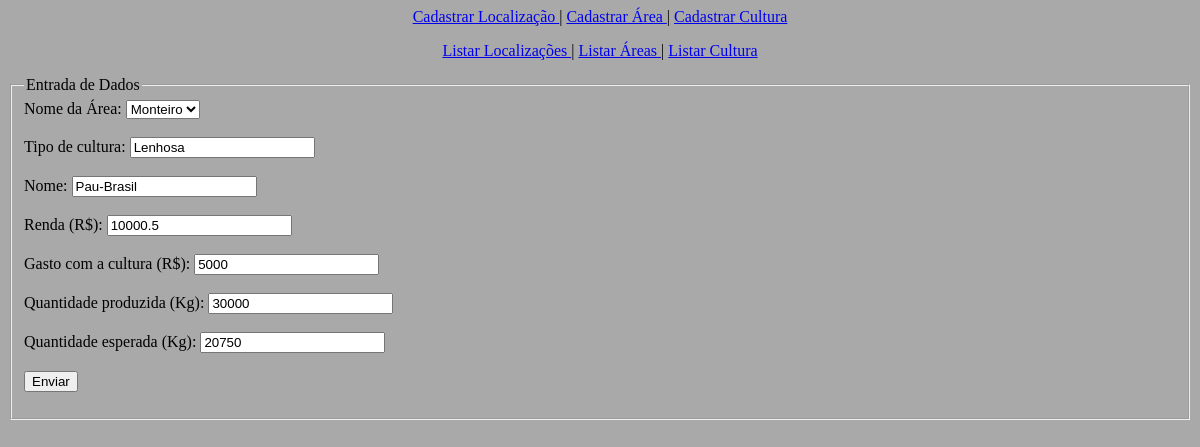
The page /form_alterar_cultura.php?id=3 on the database its author committed.
### tables this page shows
CREATE TABLE IF NOT EXISTS `cultura` (
  `ID_cultura` int(5) NOT NULL AUTO_INCREMENT,
  `cod_area` int(5) NOT NULL,
  `tipo` varchar(50) NOT NULL,
  `nome_cul` varchar(50) NOT NULL,
  `renda` float NOT NULL,
  `gasto` float NOT NULL,
  `q_produzida` float NOT NULL,
  `q_esperada` float NOT NULL,
  PRIMARY KEY (`ID_cultura`),
  KEY `cod_area` (`cod_area`)
);

CREATE TABLE IF NOT EXISTS `area` (
  `ID_area` int(5) NOT NULL AUTO_INCREMENT,
  `cod_localizacao` varchar(50) NOT NULL,
  `nome` varchar(50) NOT NULL,
  `uni_medida` varchar(10) NOT NULL,
  `tamanho` double NOT NULL,
  PRIMARY KEY (`ID_area`),
  KEY `cod_localizacao` (`cod_localizacao`),
  KEY `ID_area` (`ID_area`)
);

### form_alterar_cultura.php (the view, shortened to what this page needs)
<?php
	include "conexao.php";
	include "funcao.php";
?>
<html>
	<head>
		<link rel="stylesheet" href="estilos.css"/>
	</head>
	<body class="corpo">
		<?php
			$id = $_GET["id"];
			$select = "SELECT * FROM cultura WHERE ID_cultura = $id";
			$resultado = mysqli_query($link, $select) or die (mysqli_error($link));
			$linha = mysqli_fetch_array($resultado);
		?>
		<fieldset>
			<legend>Entrada de Dados</legend>
			<form action="altera_cultura.php" method="post">
				<label>Nome da Área: </label>
				<select name="area">
					<?php
						$select = "SELECT * FROM area";
						$resultado = mysqli_query($link, $select) or die(mysqli_error($link));
						while( $linha1 = mysqli_fetch_array($resultado) ){
							echo "<option value='" . $linha1["cod_localizacao"] . "' ";
								if($linha1['ID_area'] == $linha['cod_area']){
									echo " selected ";
								}
							echo "> " . $linha1["nome"] . " </option>";
						}
					?>
				</select>
				<br />
				<br />
				<label>Tipo de cultura: </label>
				<input type="text" name="tipo" value="<?=$linha['tipo']?>" />
				<br />
				<br />
				<label>Nome: </label>
				<input type="text" name="nome" value="<?=$linha['nome_cul']?>" />
				<br />
				<br />
				<label>Renda (R$): </label>
				<input type="number" step="0.01" name="renda" value="<?=$linha['renda']?>" />
				<br />
				<br />
				<label>Gasto com a cultura (R$): </label>
				<input type="number" step="0.01" name="gasto" value="<?=$linha['gasto']?>" />
				<br />
				<br />
				<label>Quantidade produzida (Kg): </label>
				<input type="number" step="0.01" name="produzida" value="<?=$linha['q_produzida']?>" />
				<br />
				<br />
				<label>Quantidade esperada (Kg): </label>
				<input type="number" step="0.01" name="esperada" value="<?=$linha['q_esperada']?>" />
				<br />
				<br />
				<input type="submit" value="Enviar"/>
			</form>
		</fieldset>
	</body>
</html>

### estilos.css (style rules this page uses)
.corpo { background-color: #A9A9A9; }
label { border-color: black; }

### rows shown on the page
cultura: area "Monteiro", tipo "Lenhosa", nome "Pau-Brasil", renda "10000.5", gasto "5000", produzida "30000", esperada "20750"
